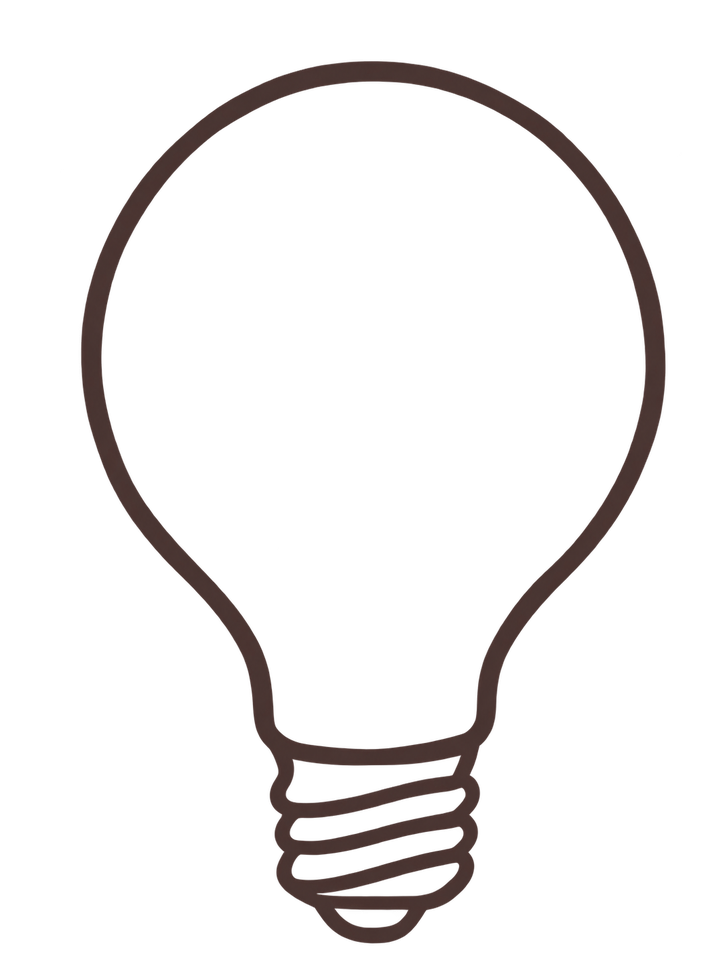
#> input picture docs/design-samples/loading-page/assets/bulb-selected.png, 727 x 970 px, shrunk from 1086 x 1448 before the run
$ python prepare-assets.py
#> lines starting #> are read from the running program, lines starting #| are printed output that depends on the picture; after the words box and inside, x2 and y2 are one past the last pixel; in counts of white or black regions, pixels touching at a corner belong together
"""Derive the bulb chamber mask and snapshot existing default loading tips."""
from pathlib import Path
import json
import re
import numpy as np
from PIL import Image, ImageDraw, ImageFilter

here = Path(__file__).resolve().parent
project = here.parents[2]
bulb_name = 'bulb-selected' if (here/'assets/bulb-selected.png').exists() else 'bulb'
bulb = Image.open(here/f'assets/{bulb_name}.png').convert('RGBA')
#> bulb is the input picture: PIL image 727x970 RGBA; mean R, G, B, A 6.6, 4.6, 4.3, 19.6
alpha = np.array(bulb)[:,:,3]
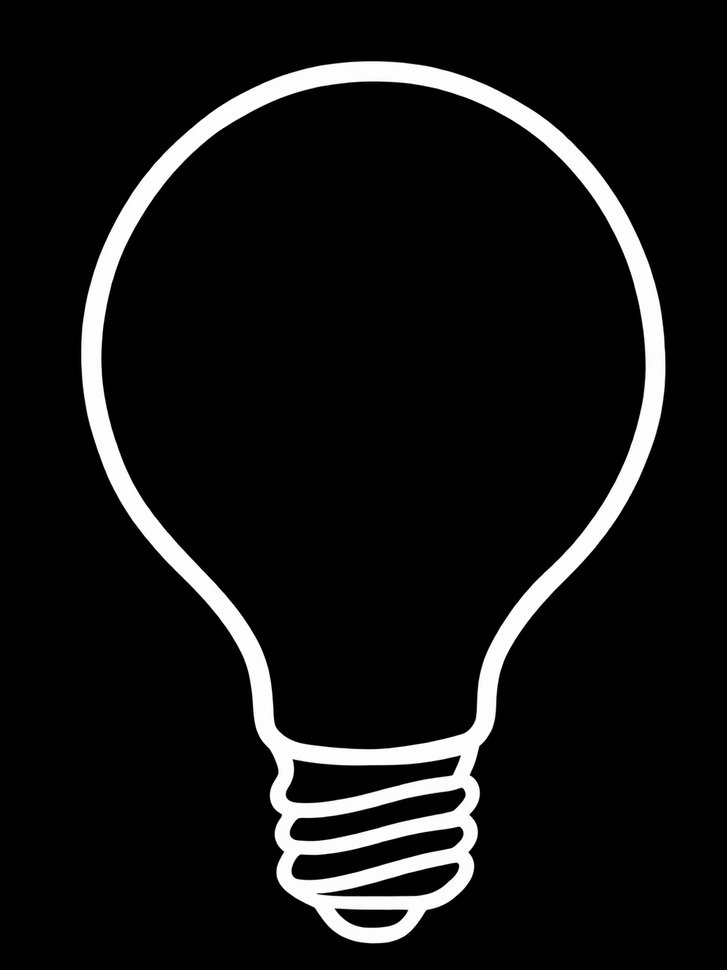
#> alpha: shape (970, 727); min 0, max 255, mean 19.6
barrier = Image.fromarray(np.where(alpha>35,255,0).astype('uint8')).filter(ImageFilter.MaxFilter(5))
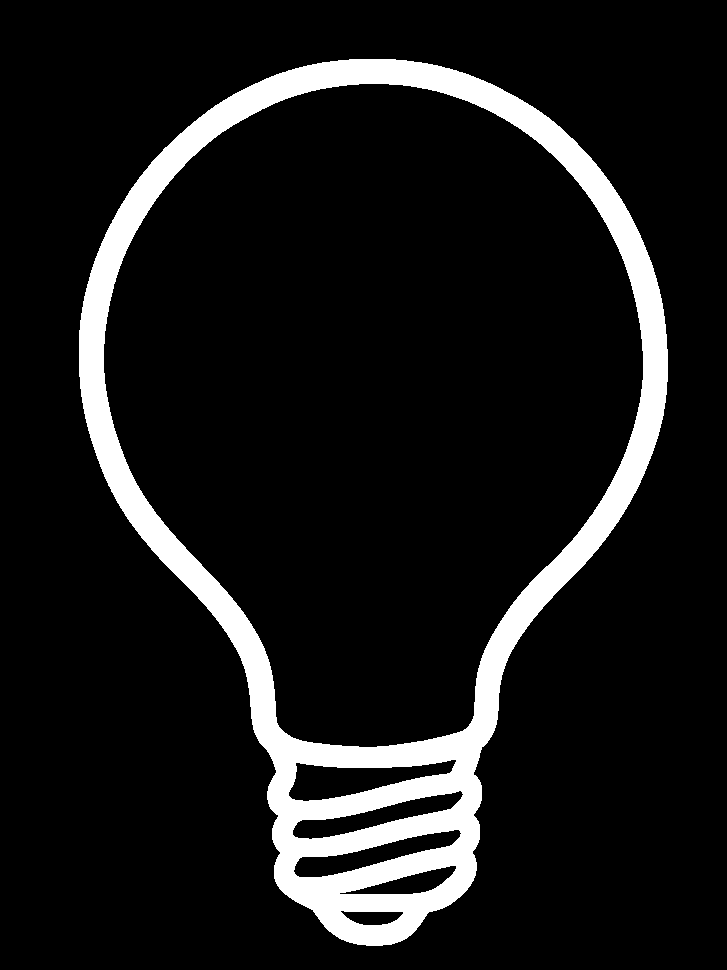
#> barrier: PIL image 727x970 L; 10.1% white; 1 white region, box (x1, y1, x2, y2) and area: (79, 59, 668, 946) 71542
ImageDraw.floodfill(barrier,(bulb.width//2,bulb.height//3),128)
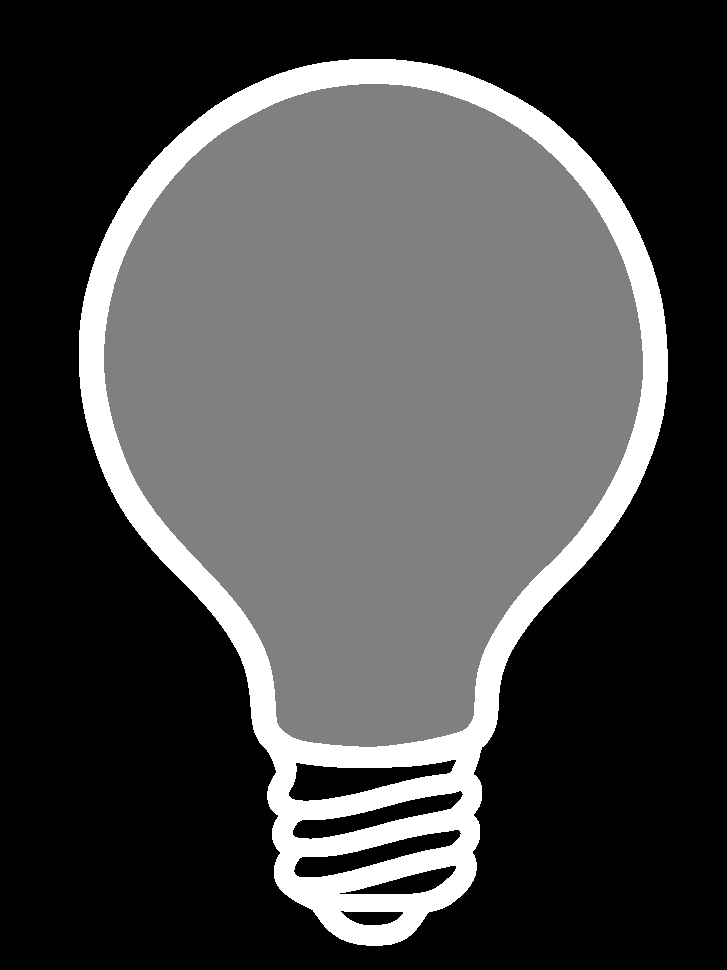
#> barrier: PIL image 727x970 L; min 0, max 255, mean 72.2
chamber = (np.array(barrier)==128)
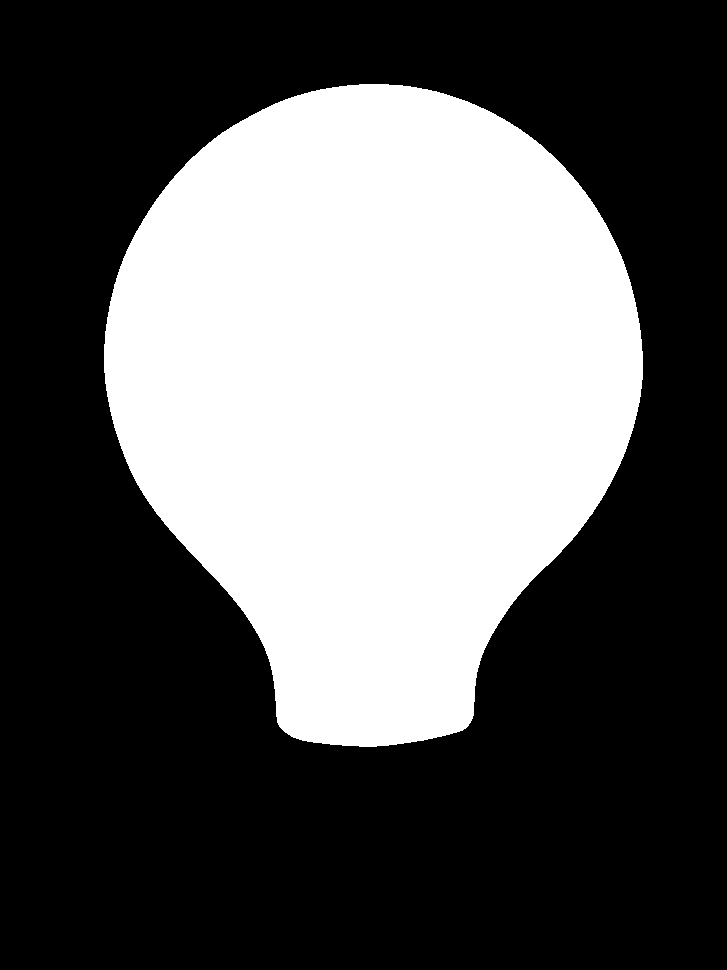
#> chamber: shape (970, 727) bool; 36.2% white; 1 white region, box (x1, y1, x2, y2) and area: (104, 84, 643, 747) 255498
assert chamber.sum()>bulb.width*bulb.height*.2
assert not chamber[0,0]
assert not chamber[-1,bulb.width//2]
mask = np.full((bulb.height,bulb.width,4),255,dtype='uint8')
mask[:,:,3] = np.where(chamber,255,0).astype('uint8')
Image.fromarray(mask).save(here/f'assets/{bulb_name}-interior.png')
rows = np.nonzero(chamber)[0]
geometry = {'top': int(rows.min())/bulb.height*100,
            'bottom': (int(rows.max())+1)/bulb.height*100}
#> geometry = {'top': 8.66, 'bottom': 77.01}
(here/'bulb-geometry.js').write_text('window.SigrikaBulbChamber = '+json.dumps(geometry)+';\n',encoding='utf-8')
#> (the run stopped early here; a loop or call above may not have finished)
